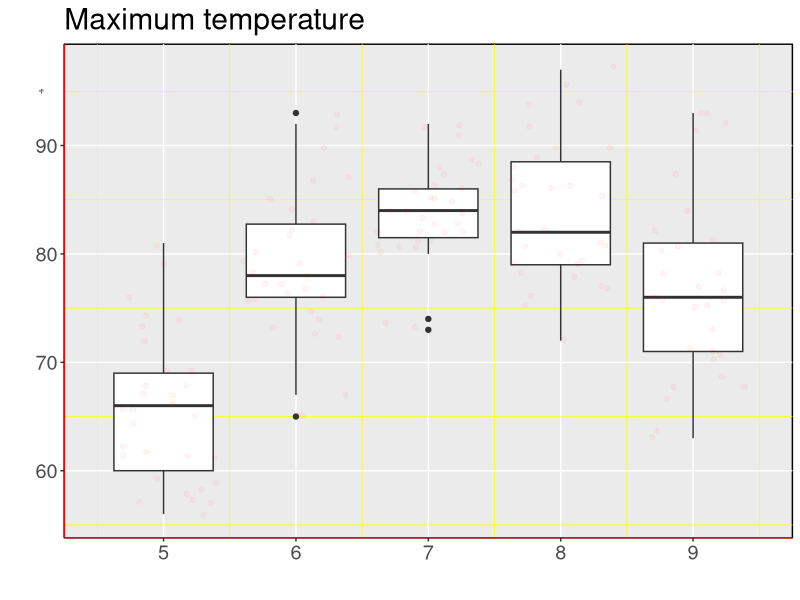

R code for this plot:
## ---- chunk 1
knitr::opts_chunk$set(echo = TRUE)
## ---- chunk 2
library("tidyverse")

ggplot(airquality, aes(`Month`, `Temp`, group = `Month`)) +
    geom_boxplot() +
    geom_jitter(colour = "red", alpha = .04) +
    labs(x = "",
         y = "",
         title="Maximum temperature") + 
    annotate("text", x = 4.08, y = 95, label="°F", size = 1.5) +
    coord_cartesian(xlim = c(4.5, 9.5),
                    clip = 'off') +
    theme(panel.grid.minor = element_line(colour = "yellow"),
          panel.background = element_rect(colour = "black"), 
          axis.line = element_line(colour = "red"),
          panel.border = element_blank(),
          text = element_text(size=18)
          )
